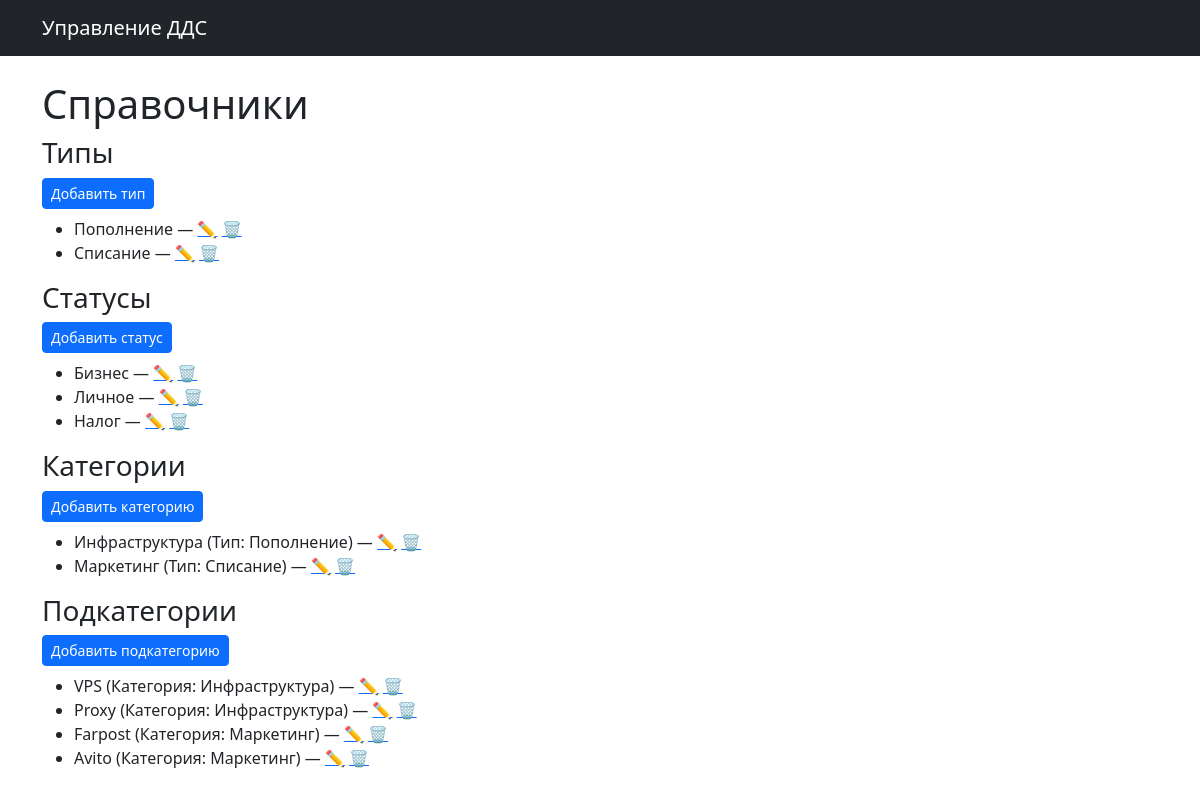
The page /directories/ on the database its author committed.
### dds/models.py (models this page shows, shortened)
class Type(models.Model):
    name = models.CharField(max_length=100, unique=True)

class Status(models.Model):
    name = models.CharField(max_length=100, unique=True)

class Category(models.Model):
    name = models.CharField(max_length=100)
    type = models.ForeignKey(Type, on_delete=models.CASCADE, related_name='categories')
    class Meta:
        unique_together = ('name', 'type')

class Subcategory(models.Model):
    name = models.CharField(max_length=100)
    category = models.ForeignKey(Category, on_delete=models.CASCADE, related_name='subcategories')
    class Meta:
        unique_together = ('name', 'category')

### dds/views.py (the view)
# urls.py: path('directories/', views.directory_home, name='directory_home'),
def directory_home(request):
    context = {
        'types': Type.objects.all(),
        'statuses': Status.objects.all(),
        'categories': Category.objects.select_related('type'),
        'subcategories': Subcategory.objects.select_related('category'),
    }
    return render(request, 'dds/directory_home.html', context)

### dds/templates/dds/directory_home.html (shortened to what this page needs)
{% extends 'base.html' %}
{% block content %}
    <h1>Справочники</h1>
    <h3>Типы</h3>
    <a href="{% url 'directory_create' 'type' %}" class="btn btn-sm btn-primary mb-2">Добавить тип</a>
    <ul>
        {% for item in types %}
            <li>{{ item.name }} —
                <a href="{% url 'directory_edit' 'type' item.id %}">✏️</a>
                <a href="{% url 'directory_delete' 'type' item.id %}">🗑️</a>
            </li>
        {% endfor %}
    </ul>
    <h3>Статусы</h3>
    <a href="{% url 'directory_create' 'status' %}" class="btn btn-sm btn-primary mb-2">Добавить статус</a>
    <ul>
        {% for item in statuses %}
            <li>{{ item.name }} —
                <a href="{% url 'directory_edit' 'status' item.id %}">✏️</a>
                <a href="{% url 'directory_delete' 'status' item.id %}">🗑️</a>
            </li>
        {% endfor %}
    </ul>
    <h3>Категории</h3>
    <a href="{% url 'directory_create' 'category' %}" class="btn btn-sm btn-primary mb-2">Добавить категорию</a>
    <ul>
        {% for item in categories %}
            <li>{{ item.name }} (Тип: {{ item.type.name }}) —
                <a href="{% url 'directory_edit' 'category' item.id %}">✏️</a>
                <a href="{% url 'directory_delete' 'category' item.id %}">🗑️</a>
            </li>
        {% endfor %}
    </ul>
    <h3>Подкатегории</h3>
    <a href="{% url 'directory_create' 'subcategory' %}" class="btn btn-sm btn-primary mb-2">Добавить подкатегорию</a>
    <ul>
        {% for item in subcategories %}
            <li>{{ item.name }} (Категория: {{ item.category.name }}) —
                <a href="{% url 'directory_edit' 'subcategory' item.id %}">✏️</a>
                <a href="{% url 'directory_delete' 'subcategory' item.id %}">🗑️</a>
            </li>
        {% endfor %}
    </ul>
{% endblock %}

### rows shown on the page
Type: name "Пополнение"
Type: name "Списание"
Status: name "Бизнес"
Status: name "Личное"
Status: name "Налог"
Category: name "Инфраструктура", type.name "Пополнение"
Category: name "Маркетинг", type.name "Списание"
Subcategory: name "VPS", category.name "Инфраструктура"
Subcategory: name "Proxy", category.name "Инфраструктура"
Subcategory: name "Farpost", category.name "Маркетинг"
Subcategory: name "Avito", category.name "Маркетинг"
